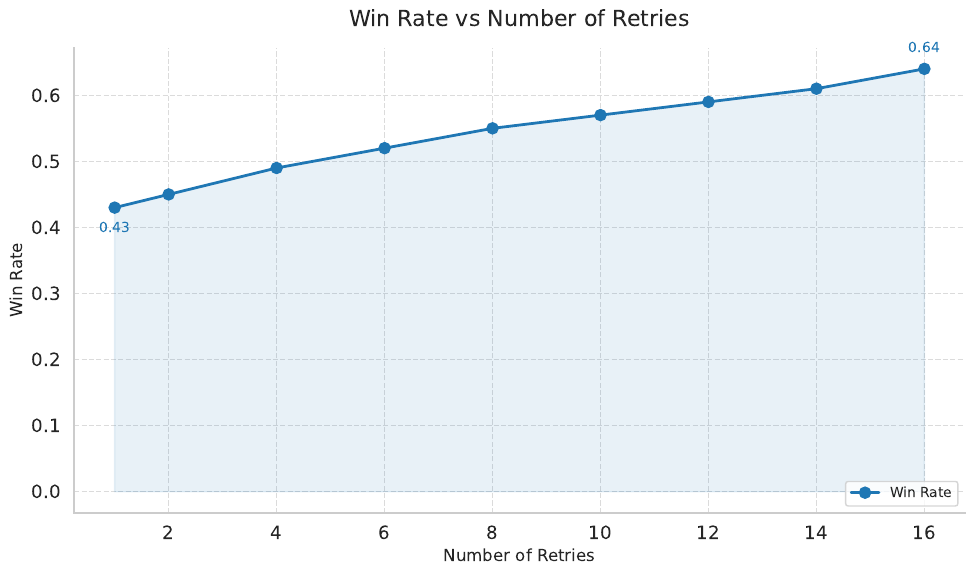

This figure's Python source:
import matplotlib.pyplot as plt
import seaborn as sns

# Set Seaborn style for better aesthetics
sns.set(style="whitegrid", font_scale=1.2)

# Data
retries = [1, 2, 4, 6, 8, 10, 12, 14, 16]
win_rate = [0.43, 0.45, 0.49, 0.52, 0.55, 0.57, 0.59, 0.61, 0.64]

# Create the plot
plt.figure(figsize=(10, 6), facecolor='white')
plt.plot(retries, win_rate, marker='o', linestyle='-', color='#1f77b4', linewidth=2, markersize=8, label='Win Rate')
plt.fill_between(retries, win_rate, alpha=0.1, color='#1f77b4')

# Customize plot
plt.title('Win Rate vs Number of Retries', fontsize=16, pad=15)
plt.xlabel('Number of Retries', fontsize=12)
plt.ylabel('Win Rate', fontsize=12)

# Add annotations for key points directly on the points
plt.annotate(f'{win_rate[0]}', xy=(retries[0], win_rate[0]), xytext=(0, -10),
             textcoords='offset points', fontsize=10, color='#1f77b4', ha='center', va='top')
plt.annotate(f'{win_rate[-1]}', xy=(retries[-1], win_rate[-1]), xytext=(0, 10),
             textcoords='offset points', fontsize=10, color='#1f77b4', ha='center', va='bottom')

# Customize grid and spines
plt.grid(True, linestyle='--', alpha=0.7)
plt.gca().spines['top'].set_visible(False)
plt.gca().spines['right'].set_visible(False)

# Add legend
plt.legend(loc='lower right', fontsize=10)

# Adjust layout to prevent label cutoff
plt.tight_layout()

# Show and save the plot
plt.savefig('curve.pdf', dpi=300, bbox_inches='tight')
plt.show()